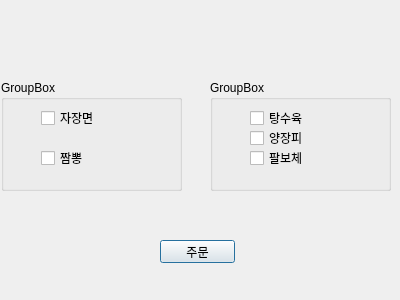
<?xml version="1.0" encoding="UTF-8"?>
<ui version="4.0">
 <class>Dialog</class>
 <widget class="QDialog" name="Dialog">
  <property name="geometry">
   <rect>
    <x>0</x>
    <y>0</y>
    <width>400</width>
    <height>300</height>
   </rect>
  </property>
  <property name="windowTitle">
   <string>Dialog</string>
  </property>
  <widget class="QGroupBox" name="groupBox_0">
   <property name="geometry">
    <rect>
     <x>1</x>
     <y>80</y>
     <width>181</width>
     <height>111</height>
    </rect>
   </property>
   <property name="title">
    <string>GroupBox</string>
   </property>
   <widget class="QCheckBox" name="chkBox_A0">
    <property name="geometry">
     <rect>
      <x>40</x>
      <y>70</y>
      <width>91</width>
      <height>16</height>
     </rect>
    </property>
    <property name="text">
     <string>짬뽕</string>
    </property>
   </widget>
   <widget class="QCheckBox" name="chkBox_A1">
    <property name="geometry">
     <rect>
      <x>40</x>
      <y>30</y>
      <width>91</width>
      <height>16</height>
     </rect>
    </property>
    <property name="text">
     <string>자장면</string>
    </property>
   </widget>
  </widget>
  <widget class="QGroupBox" name="groupBox_1">
   <property name="geometry">
    <rect>
     <x>210</x>
     <y>80</y>
     <width>181</width>
     <height>111</height>
    </rect>
   </property>
   <property name="title">
    <string>GroupBox</string>
   </property>
   <widget class="QCheckBox" name="chkBox_B0">
    <property name="geometry">
     <rect>
      <x>40</x>
      <y>50</y>
      <width>91</width>
      <height>16</height>
     </rect>
    </property>
    <property name="text">
     <string>양장피</string>
    </property>
   </widget>
   <widget class="QCheckBox" name="chkBox_B2">
    <property name="geometry">
     <rect>
      <x>40</x>
      <y>30</y>
      <width>91</width>
      <height>16</height>
     </rect>
    </property>
    <property name="text">
     <string>탕수육</string>
    </property>
   </widget>
   <widget class="QCheckBox" name="chkBox_B1">
    <property name="geometry">
     <rect>
      <x>40</x>
      <y>70</y>
      <width>91</width>
      <height>16</height>
     </rect>
    </property>
    <property name="text">
     <string>팔보체</string>
    </property>
   </widget>
  </widget>
  <widget class="QPushButton" name="pushButton">
   <property name="geometry">
    <rect>
     <x>160</x>
     <y>240</y>
     <width>75</width>
     <height>23</height>
    </rect>
   </property>
   <property name="text">
    <string>주문</string>
   </property>
  </widget>
 </widget>
 <resources/>
 <connections/>
</ui>
